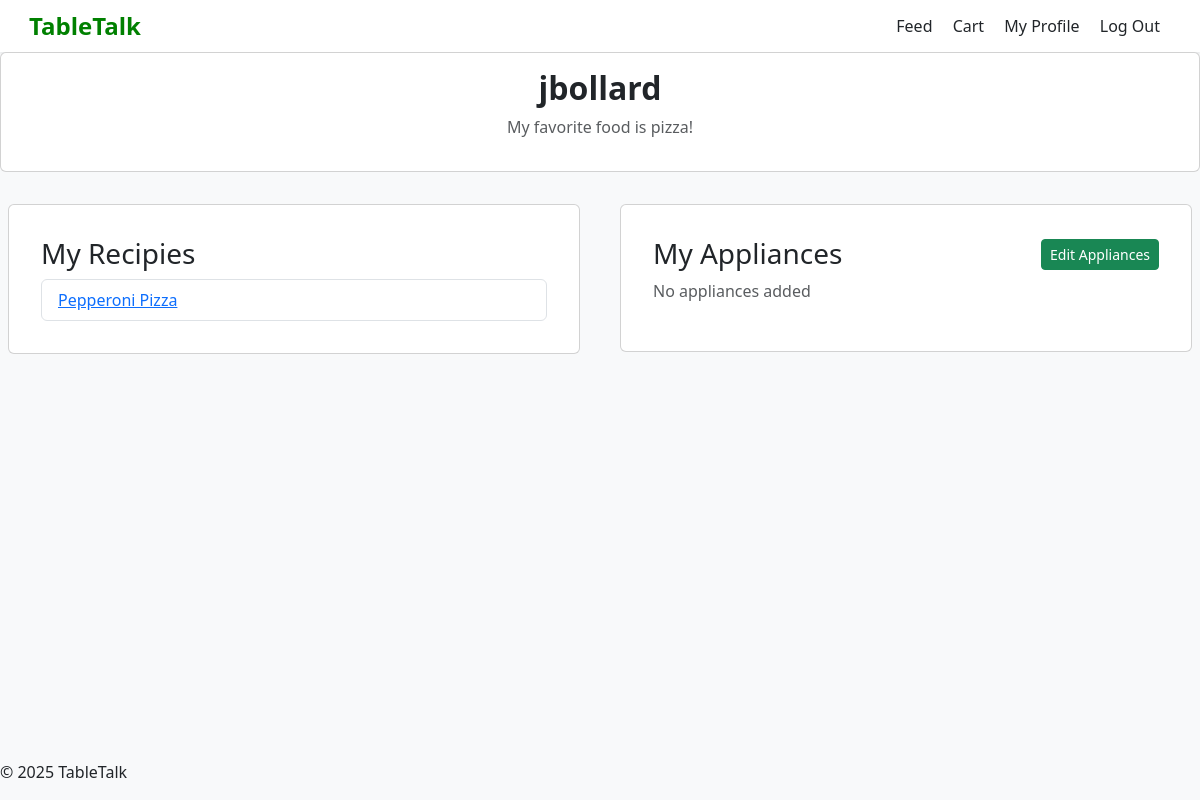
The page /my_profile (signed in) on the database its author committed.
### tables this page shows
CREATE TABLE users (
    id INTEGER PRIMARY KEY AUTOINCREMENT,
    username TEXT NOT NULL UNIQUE,
    password TEXT NOT NULL,
    first_name TEXT NOT NULL,
    last_name TEXT NOT NULL,
    favorite_food TEXT NOT NULL,
    cart TEXT,
    following TEXT
);

CREATE TABLE posts
(
    id INTEGER PRIMARY KEY AUTOINCREMENT,
    user_id INTEGER NOT NULL,
    title TEXT NOT NULL,
    category TEXT,
    steps TEXT,
    ingredients TEXT,
    appliances TEXT,
    username TEXT,
    FOREIGN KEY (user_id) REFERENCES users(id)
);

### app.py (the view)
@app.route('/my_profile')
def my_profile():
    if "username" in session:
        db = get_db()
        cur = db.execute('SELECT * FROM users WHERE username = ?',
                         [session['username']])
        user = cur.fetchone()
        if user is not None:
            appliances = db.execute('SELECT * FROM appliances WHERE user_id = ?', [user['id']]).fetchone()
            recipes = db.execute('SELECT * FROM posts WHERE user_id = ? ORDER BY id DESC', [user['id']]).fetchall()
            return render_template('user_profile.html', user=user,appliances=appliances,recipes=recipes)
        else:
            flash("User does not exist", "error")
            print_flashes()
            return redirect(url_for('show_feed'))
    else:
        flash("Your username is needed load your profile", "error")
        print_flashes()
        return redirect(url_for('show_feed'))

### app.py (called while the page is built)
def connect_db():
    rv = sqlite3.connect(app.config['DATABASE'])
    rv.row_factory = sqlite3.Row
    return rv

def get_db():
    if not hasattr(g, 'sqlite_db'):
        g.sqlite_db = connect_db()
    return g.sqlite_db

### templates/user_profile.html (shortened to what this page needs)
{% extends "layout.html" %}
{% block content %}
    <div>
        <div class="card mb-4">
            <div class="card-body">
                <section class="profile-info text-center">
                    <h2 class="fw-bold">{{ user.username }}</h2>
                    <p class="text-muted">My favorite food is {{ user.favorite_food }}!</p>
                </section>
            </div>
        </div>
        <div class="row">
            <div class="col-md-6">
                <div class="card mb-4 p-3 m-2">
                    <div class="card-body p-3">
                        {% if user['username'] == session['username'] %}
                            <h3>My Recipies</h3>
                        {% else %}
                            <h3>{{ user.username }}'s Recipies</h3>
                        {% endif %}
                        {% if recipes %}
                            <ul class="list-group">
                                {% for recipe in recipes %}
                                    <li class="list-group-item">
                                        <a href="{{ url_for('view_recipe', recipe_id=recipe['id']) }}">
                                            {{ recipe['title'] }}
                                        </a>
                                    </li>
                                {% endfor %}
                            </ul>
                        {% else %}
                            <p class="text-muted">No recipes posted yet</p>
                        {% endif %}
                    </div>
                </div>
            </div>
        <div class="col-md-6">
            <div class="card mb-4 p-3 m-2">
                <div class="card-body p-3">
                    <div class="d-flex justify-content-between align-items-center">
                        {% if user['username'] == session['username'] %}
                            <h3 class="mb-0">My Appliances</h3>
                            <button class="btn btn-success btn-sm" data-bs-toggle="modal" data-bs-target="#appliancesModal">
                                Edit Appliances
                            </button>
                        {% else %}
                            <h3 class="mb-0">{{ user.username }}'s Appliances</h3>
                        {% endif %}
                    </div>
                    {% if appliances %}
                        <div class="mt-3">
                            {% if appliances['stove'] %}<span class="badge bg-success m-1">Stove</span>{% endif %}
                            {% if appliances['oven'] %}<span class="badge bg-success m-1">Oven</span>{% endif %}
                            {% if appliances['microwave'] %}<span class="badge bg-success m-1">Microwave</span>{% endif %}
                            {% if appliances['blender'] %}<span class="badge bg-success m-1">Blender</span>{% endif %}
                            {% if appliances['toaster'] %}<span class="badge bg-success m-1">Toaster</span>{% endif %}
                            {% if appliances['air_fryer'] %}<span class="badge bg-success m-1">Air Fryer</span>{% endif %}
                            {% if appliances['slow_cooker'] %}<span class="badge bg-success m-1">Slow Cooker</span>{% endif %}
                            {% if appliances['pressure_cooker'] %}<span class="badge bg-success m-1">Pressure Cooker</span>{% endif %}
                            {% if appliances['grill'] %}<span class="badge bg-success m-1">Grill</span>{% endif %}
                        </div>
                    {% else %}
                        <p class="text-muted mt-2">No appliances added</p>
                    {% endif %}
                </div>
            </div>
        </div>
        </div>
    </div>
    <footer class="fixed-bottom">
        <p>&copy; 2025 TableTalk</p>
    </footer>
{% endblock %}

### templates/layout.html (style rules this page uses)
body { background-color: #f8f9fa; }

### rows shown on the page
users: username "jbollard", favorite_food "pizza"
posts: title "Pepperoni Pizza"
